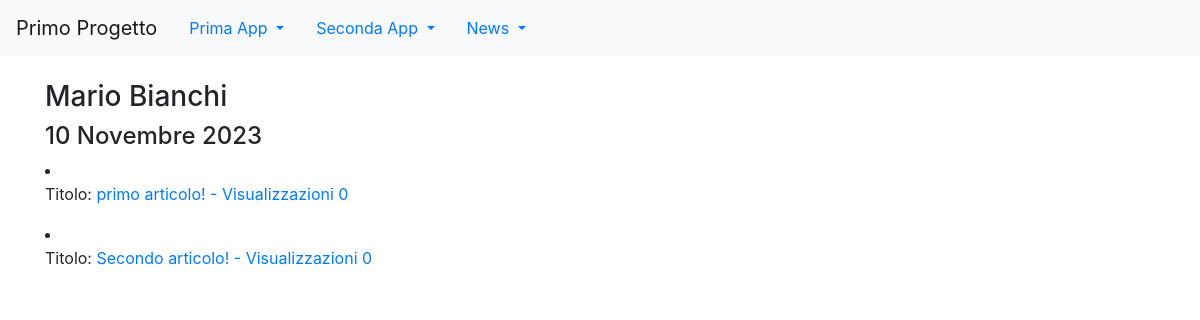
/news/giornalisti/3, run on the app's committed database.
### news/models.py (models this page shows, shortened)
class Giornalista(models.Model):
    nome = models.CharField(max_length=20)
    cognome = models.CharField(max_length=20)
    anno_di_nascita = models.DateField(blank=True)
    class Meta:
        verbose_name = "Giornalista"
        verbose_name_plural = "Giornalisti"

class Articolo(models.Model):
    titolo = models.CharField(max_length=100) #questo campo necessita del parametro obbligatorio
    contenuto = models.TextField()
    giornalista = models.ForeignKey(Giornalista, on_delete=models.CASCADE, related_name="articoli")
    data = models.DateField(blank=True)
    visualizzazioni = models.IntegerField(default=0,blank=True)
    class Meta:
        verbose_name = "Articolo"
        verbose_name_plural = "Articoli"

### news/views.py (the view)
# urls.py: path("giornalisti/", giornalistaDetailVieW, name = "giornalista_detail"),
def giornalistaDetailVieW(request,pk):
    giornalista = get_object_or_404(Giornalista,pk=pk)
    articoli = Articolo.objects.filter(giornalista_id=pk)
    context = {"giornalista": giornalista,"articoli": articoli}
    return render(request, "giornalista_detail.html", context)

### news/templates/giornalista_detail.html (shortened to what this page needs)
{% extends 'base.html'%}
{%block content%}
    <h3>{{giornalista.nome}} {{giornalista.cognome}}</h3>
    <h4>{{giornalista.anno_di_nascita}}</h4>
    {% for articolo in articoli %}
        <li>
            <p>Titolo: <a href={% url 'news:articolo_detail' articolo.id %}>{{articolo.titolo}} - Visualizzazioni {{articolo.visualizzazioni}}</a></p>
        </li>
    {% endfor %}
{%endblock content%}

### data on the page
Giornalista: nome "Mario", cognome "Bianchi", anno_di_nascita "10 Novembre 2023"
Articolo: titolo "primo articolo!", visualizzazioni "0"
Articolo: titolo "Secondo articolo!", visualizzazioni "0"
